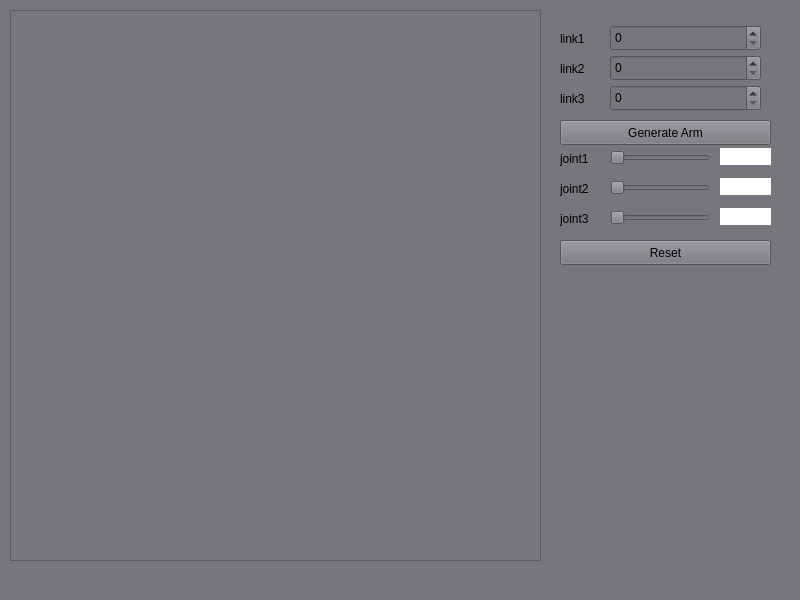
<?xml version="1.0" encoding="UTF-8"?>
<ui version="4.0">
 <class>MainWindow</class>
 <widget class="QMainWindow" name="MainWindow">
  <property name="geometry">
   <rect>
    <x>0</x>
    <y>0</y>
    <width>800</width>
    <height>600</height>
   </rect>
  </property>
  <property name="windowTitle">
   <string>MainWindow</string>
  </property>
  <property name="styleSheet">
   <string notr="true">background-color: rgb(119, 118, 123);</string>
  </property>
  <widget class="QWidget" name="centralwidget">
   <widget class="QLabel" name="link1">
    <property name="geometry">
     <rect>
      <x>560</x>
      <y>30</y>
      <width>41</width>
      <height>17</height>
     </rect>
    </property>
    <property name="text">
     <string>link1</string>
    </property>
   </widget>
   <widget class="QLabel" name="link2">
    <property name="geometry">
     <rect>
      <x>560</x>
      <y>60</y>
      <width>41</width>
      <height>17</height>
     </rect>
    </property>
    <property name="text">
     <string>link2</string>
    </property>
   </widget>
   <widget class="QLabel" name="link3">
    <property name="geometry">
     <rect>
      <x>560</x>
      <y>90</y>
      <width>41</width>
      <height>17</height>
     </rect>
    </property>
    <property name="text">
     <string>link3</string>
    </property>
   </widget>
   <widget class="QSpinBox" name="link1SpinBox">
    <property name="geometry">
     <rect>
      <x>610</x>
      <y>25</y>
      <width>151</width>
      <height>26</height>
     </rect>
    </property>
   </widget>
   <widget class="QSpinBox" name="link2SpinBox">
    <property name="geometry">
     <rect>
      <x>610</x>
      <y>55</y>
      <width>151</width>
      <height>26</height>
     </rect>
    </property>
   </widget>
   <widget class="QSpinBox" name="link3SpinBox">
    <property name="geometry">
     <rect>
      <x>610</x>
      <y>85</y>
      <width>151</width>
      <height>26</height>
     </rect>
    </property>
   </widget>
   <widget class="QPushButton" name="ArmButton">
    <property name="geometry">
     <rect>
      <x>560</x>
      <y>120</y>
      <width>211</width>
      <height>25</height>
     </rect>
    </property>
    <property name="text">
     <string>Generate Arm</string>
    </property>
   </widget>
   <widget class="QLabel" name="joint1">
    <property name="geometry">
     <rect>
      <x>560</x>
      <y>150</y>
      <width>41</width>
      <height>17</height>
     </rect>
    </property>
    <property name="text">
     <string>joint1</string>
    </property>
   </widget>
   <widget class="QLabel" name="joint2">
    <property name="geometry">
     <rect>
      <x>560</x>
      <y>180</y>
      <width>41</width>
      <height>17</height>
     </rect>
    </property>
    <property name="text">
     <string>joint2</string>
    </property>
   </widget>
   <widget class="QLabel" name="joint3">
    <property name="geometry">
     <rect>
      <x>560</x>
      <y>210</y>
      <width>41</width>
      <height>17</height>
     </rect>
    </property>
    <property name="text">
     <string>joint3</string>
    </property>
   </widget>
   <widget class="QSlider" name="joint1Slider">
    <property name="geometry">
     <rect>
      <x>610</x>
      <y>150</y>
      <width>100</width>
      <height>16</height>
     </rect>
    </property>
    <property name="orientation">
     <enum>Qt::Horizontal</enum>
    </property>
   </widget>
   <widget class="QSlider" name="joint2Slider">
    <property name="geometry">
     <rect>
      <x>610</x>
      <y>180</y>
      <width>100</width>
      <height>16</height>
     </rect>
    </property>
    <property name="orientation">
     <enum>Qt::Horizontal</enum>
    </property>
   </widget>
   <widget class="QSlider" name="joint3Slider">
    <property name="geometry">
     <rect>
      <x>610</x>
      <y>210</y>
      <width>100</width>
      <height>16</height>
     </rect>
    </property>
    <property name="orientation">
     <enum>Qt::Horizontal</enum>
    </property>
   </widget>
   <widget class="QLabel" name="joint1Angle">
    <property name="geometry">
     <rect>
      <x>720</x>
      <y>148</y>
      <width>51</width>
      <height>17</height>
     </rect>
    </property>
    <property name="styleSheet">
     <string notr="true">background-color: rgb(255, 255, 255);</string>
    </property>
    <property name="text">
     <string/>
    </property>
   </widget>
   <widget class="QLabel" name="joint2Angle">
    <property name="geometry">
     <rect>
      <x>720</x>
      <y>178</y>
      <width>51</width>
      <height>17</height>
     </rect>
    </property>
    <property name="styleSheet">
     <string notr="true">background-color: rgb(255, 255, 255);</string>
    </property>
    <property name="text">
     <string/>
    </property>
   </widget>
   <widget class="QLabel" name="joint3Angle">
    <property name="geometry">
     <rect>
      <x>720</x>
      <y>208</y>
      <width>51</width>
      <height>17</height>
     </rect>
    </property>
    <property name="styleSheet">
     <string notr="true">background-color: rgb(255, 255, 255);</string>
    </property>
    <property name="text">
     <string/>
    </property>
   </widget>
   <widget class="QPushButton" name="RestButton">
    <property name="geometry">
     <rect>
      <x>560</x>
      <y>240</y>
      <width>211</width>
      <height>25</height>
     </rect>
    </property>
    <property name="text">
     <string>Reset</string>
    </property>
   </widget>
   <widget class="QGraphicsView" name="area">
    <property name="geometry">
     <rect>
      <x>10</x>
      <y>10</y>
      <width>531</width>
      <height>551</height>
     </rect>
    </property>
   </widget>
  </widget>
  <widget class="QStatusBar" name="statusbar"/>
 </widget>
 <resources/>
 <connections/>
</ui>
